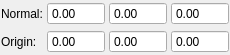
<?xml version="1.0" encoding="UTF-8"?>
<ui version="4.0">
 <class>VSPlaneWidget</class>
 <widget class="QWidget" name="VSPlaneWidget">
  <property name="geometry">
   <rect>
    <x>0</x>
    <y>0</y>
    <width>230</width>
    <height>55</height>
   </rect>
  </property>
  <property name="sizePolicy">
   <sizepolicy hsizetype="Preferred" vsizetype="Fixed">
    <horstretch>0</horstretch>
    <verstretch>0</verstretch>
   </sizepolicy>
  </property>
  <property name="minimumSize">
   <size>
    <width>230</width>
    <height>55</height>
   </size>
  </property>
  <property name="windowTitle">
   <string>Plane Widget</string>
  </property>
  <layout class="QGridLayout" name="gridLayout">
   <property name="leftMargin">
    <number>1</number>
   </property>
   <property name="topMargin">
    <number>1</number>
   </property>
   <property name="rightMargin">
    <number>1</number>
   </property>
   <property name="bottomMargin">
    <number>1</number>
   </property>
   <property name="spacing">
    <number>4</number>
   </property>
   <item row="0" column="0">
    <widget class="QLabel" name="normalLabel">
     <property name="text">
      <string>Normal:</string>
     </property>
    </widget>
   </item>
   <item row="0" column="1">
    <widget class="QDoubleSpinBox" name="normalXSpinBox">
     <property name="buttonSymbols">
      <enum>QAbstractSpinBox::NoButtons</enum>
     </property>
     <property name="minimum">
      <double>-999.000000000000000</double>
     </property>
     <property name="maximum">
      <double>999.000000000000000</double>
     </property>
    </widget>
   </item>
   <item row="0" column="2">
    <widget class="QDoubleSpinBox" name="normalYSpinBox">
     <property name="buttonSymbols">
      <enum>QAbstractSpinBox::NoButtons</enum>
     </property>
     <property name="minimum">
      <double>-999.000000000000000</double>
     </property>
     <property name="maximum">
      <double>999.000000000000000</double>
     </property>
    </widget>
   </item>
   <item row="0" column="3">
    <widget class="QDoubleSpinBox" name="normalZSpinBox">
     <property name="buttonSymbols">
      <enum>QAbstractSpinBox::NoButtons</enum>
     </property>
     <property name="minimum">
      <double>-999.000000000000000</double>
     </property>
     <property name="maximum">
      <double>999.000000000000000</double>
     </property>
    </widget>
   </item>
   <item row="1" column="0">
    <widget class="QLabel" name="originLabel">
     <property name="text">
      <string>Origin:</string>
     </property>
    </widget>
   </item>
   <item row="1" column="1">
    <widget class="QDoubleSpinBox" name="originXSpinBox">
     <property name="buttonSymbols">
      <enum>QAbstractSpinBox::NoButtons</enum>
     </property>
     <property name="minimum">
      <double>-10000000000000000.000000000000000</double>
     </property>
     <property name="maximum">
      <double>10000000000000000.000000000000000</double>
     </property>
    </widget>
   </item>
   <item row="1" column="2">
    <widget class="QDoubleSpinBox" name="originYSpinBox">
     <property name="buttonSymbols">
      <enum>QAbstractSpinBox::NoButtons</enum>
     </property>
     <property name="minimum">
      <double>-1000000000000000000.000000000000000</double>
     </property>
     <property name="maximum">
      <double>1000000000000000000.000000000000000</double>
     </property>
    </widget>
   </item>
   <item row="1" column="3">
    <widget class="QDoubleSpinBox" name="originZSpinBox">
     <property name="buttonSymbols">
      <enum>QAbstractSpinBox::NoButtons</enum>
     </property>
     <property name="minimum">
      <double>-10000000000000000.000000000000000</double>
     </property>
     <property name="maximum">
      <double>10000000000000000.000000000000000</double>
     </property>
    </widget>
   </item>
  </layout>
 </widget>
 <resources/>
 <connections/>
</ui>
